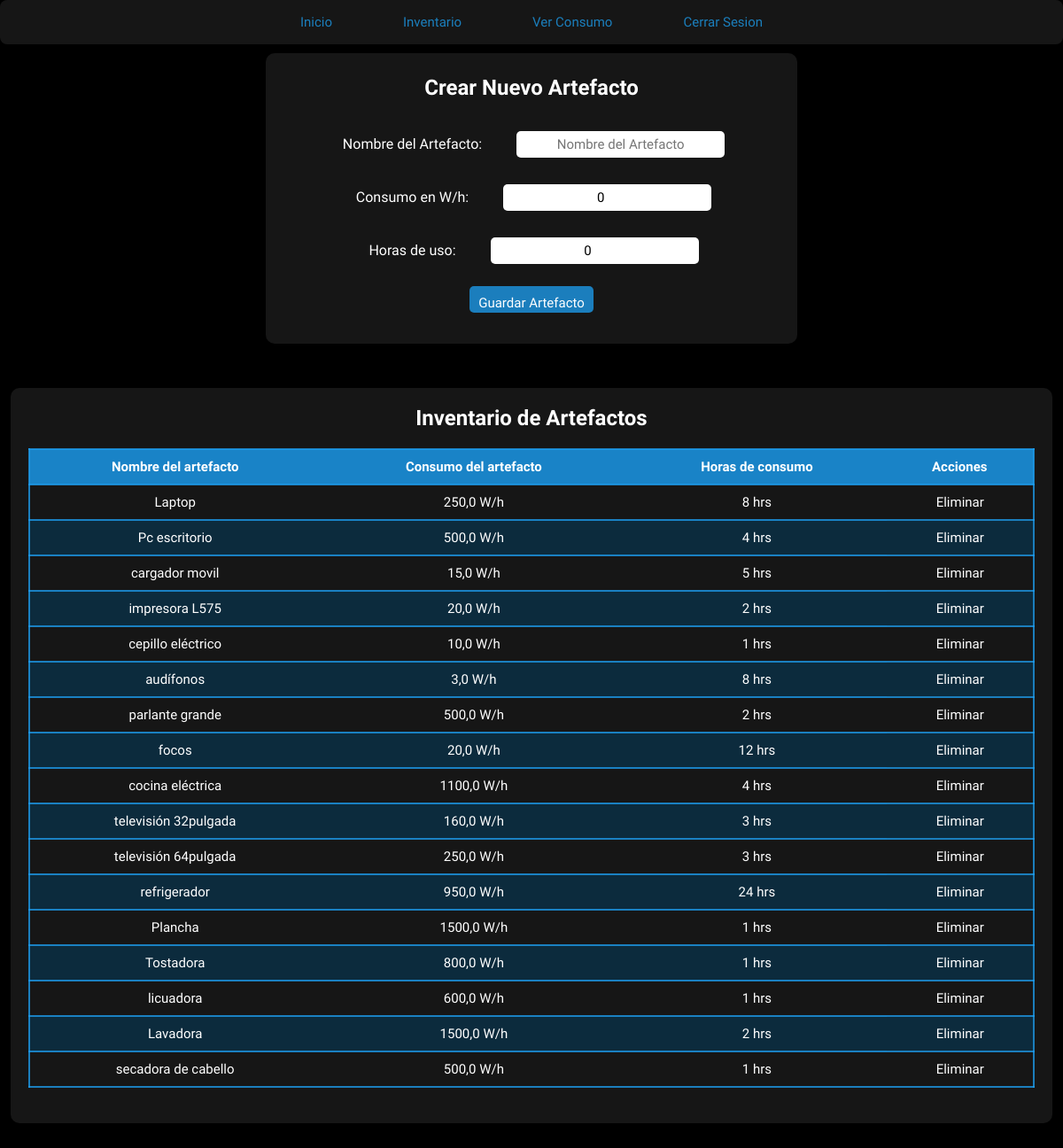
/paginaUsuario/inventario/artefactos/ (signed in), run on the app's committed database.
### energy/models.py (models this page shows, shortened)
class Artefacto(models.Model):
    user = models.ForeignKey(User, on_delete=models.CASCADE)
    nombre_artefacto = models.CharField(max_length=20)
    consumo_wh = models.FloatField(default=0)
    horas_de_uso = models.PositiveIntegerField(default=0)

### energy/views.py (the view, shortened to what this page needs)
# urls.py: path('paginaUsuario/inventario/artefactos/', artefacto, name="artefacto"),
def artefacto(request):
    if request.user.is_authenticated:
        artefacto = Artefacto.objects.filter(user=request.user)
        if request.method == 'GET':
            form = ArtefactoForm()
            return render(request, 'energy/home/artefactos.html', {
                'form': form,
                'artefacto': artefacto
            })
    return render(request, 'energy/home/artefactos.html', {
        'eliminar': eliminar_artefacto,
        })

### energy/forms.py
class ArtefactoForm(forms.ModelForm):
    class Meta:
        model = Artefacto
        fields = ('nombre_artefacto', 'consumo_wh', 'horas_de_uso')
        widgets = {
            'nombre_artefacto': forms.TextInput(
                attrs={
                    'placeholder': 'Nombre del Artefacto'
                }
            ),
            'consumo_wh': forms.NumberInput(
                attrs={
                    'placeholder': 'Consumo en W/h'
                }
            ),
            'horas_de_uso': forms.NumberInput(
                attrs={
                    'placeholder': 'Horas de uso'
                }
            )
        }
        labels = {
            'nombre_artefacto': 'Nombre del Artefacto',
            'consumo_wh': 'Consumo en W/h',
            'horas_de_uso': 'Horas de uso',
        }

### energy/templates/energy/home/artefactos.html (shortened to what this page needs)
{% load static %}
<!DOCTYPE html>
<html lang="en">
<head>
    <link rel="stylesheet" href="{% static 'energy/css/artefacto2.css' %}">
</head>
<body>
     <nav class="menu">
                <a href="{% url 'paginaUsuario' %}">Inicio</a>
                <a href="{% url 'inventario' %}">Inventario</a>
                <a href="{% url 'proyecciones' %}">Ver Consumo</a>
                <a href="{% url 'cerrarSesion' %}">Cerrar Sesion</a>
     </nav>
<section class="formCrearArtefactos">
    <h2>Crear Nuevo Artefacto</h2>
    <form method="post" action="{% url 'artefacto' %}">
      {{ form.as_p }}
      <button type="submit">Guardar Artefacto</button>
    </form>
</section>
<section class="tablaDeLosArtefactos">
<h2>Inventario de Artefactos</h2>
<table>
  <tr>
    <th>Nombre del artefacto</th>
    <th>Consumo del artefacto</th>
    <th>Horas de consumo</th>
    <th>Acciones</th>
  </tr>
  {% for artefactoList in artefacto %}
    <tr>
        <td>{{ artefactoList.nombre_artefacto }}</td>
        <td>{{ artefactoList.consumo_wh }} W/h</td>
        <td>{{ artefactoList.horas_de_uso }} hrs</td>
        <td class="acciones">
        <form method="post" action="{% url 'eliminarArtefacto' artefactoList.id %}">
          <button type="submit">Eliminar</button>
        </form>
        </td>
  {% endfor %}
</table>
</section>
</body>
</html>

### energy/static/energy/css/artefacto2.css (style rules this page uses)
* { font-family: 'livvic', sans-serif; margin: 0; padding: 0; box-sizing: border-box; }
body { min-height: 100vh; background-color: #000000;color: white; }
nav { position: relative; width: 100%; height: 50px; background: #222222ab; border-radius:8px; display: flex; justify-content: center; align-items: center; z-index: 2; }
nav a { position: relative; display: inline-block; font-size: 15px; font-weight: 500; color: #1da0f2c2; text-decoration: none; padding: 13px 35px; margin: 5px; z-index: 2; transition: color .5s; }
nav a::after { content: ''; background: linear-gradient(10deg, #222222ab, #1da0f2c2); width: 100%; height: 100%; border-radius: 8px; position: absolute; top: 100%; left: 50%; transform: translate(-50%, -50%); z-index: -1; opacity: 0; transition: top .5s, opacity .5s; }
a { text-decoration: none; margin-bottom: 50px; color: white; text-align: center; }
table { font-family: 'Livvic', Courier, monospace; width: 100%; font-size: 15px; text-align: left; color: white; border-collapse: collapse; margin: 20px; }
th { font-weight: bolder; text-align: left; background-color: #1da0f2c2; }
tr { border: 2px solid #1da0f2c2; text-align: center; padding: 8px; }
tbody tr:nth-child(odd) { background-color: #0a324ac2; }
th { text-align: center; align-content: center; padding: 10px; }
td { text-align: center; padding: 10px; }
.formCrearArtefactos { display: flex; flex-direction: column; justify-content: center; align-items: center; padding: 25px; border-radius: 10px; background-color: #222222ab; width: 50%; margin: auto; margin-top: 10px; margin-bottom: 50px; text-align: center; }
.formCrearArtefactos input { margin: 15px; padding: 10px; border-radius: 5px; border: none; height: 30px; font-size: 15px; text-align: center; align-content: center; align-items: center; }
.formCrearArtefactos label { margin: 20px; }
.formCrearArtefactos button { color: white; padding: 10px; border: none; cursor: pointer; border-radius: 5px; height: 30px; font-size: 15px; background-color: #1da0f2c2; margin: 10px; }
.tablaDeLosArtefactos { display: flex; flex-direction: column; justify-content: center; align-items: center; margin: 10%; padding: 20px; border-radius: 10px; background-color: #222222ab; width: 98%; margin: auto; margin-top: 50px; margin-bottom: 50px; }
.acciones { contain: content; align-content: center; text-align: center; padding: 0px; cursor: pointer; }
.acciones form button { width: 100%; height: 100%; cursor: pointer; text-align: center; align-content: center; align-items: center; background: rgba(11,51,255,0); padding: 5px; color: #ffffff; font-size: 15px; border-style: none; }

### data on the page
Artefacto: nombre_artefacto "Laptop", consumo_wh "250,0", horas_de_uso "8"
Artefacto: nombre_artefacto "Pc escritorio", consumo_wh "500,0", horas_de_uso "4"
Artefacto: nombre_artefacto "cargador movil", consumo_wh "15,0", horas_de_uso "5"
Artefacto: nombre_artefacto "impresora L575", consumo_wh "20,0", horas_de_uso "2"
Artefacto: nombre_artefacto "cepillo eléctrico", consumo_wh "10,0", horas_de_uso "1"
Artefacto: nombre_artefacto "audífonos", consumo_wh "3,0", horas_de_uso "8"
Artefacto: nombre_artefacto "parlante grande", consumo_wh "500,0", horas_de_uso "2"
Artefacto: nombre_artefacto "focos", consumo_wh "20,0", horas_de_uso "12"
Artefacto: nombre_artefacto "cocina eléctrica", consumo_wh "1100,0", horas_de_uso "4"
Artefacto: nombre_artefacto "televisión 32pulgada", consumo_wh "160,0", horas_de_uso "3"
Artefacto: nombre_artefacto "televisión 64pulgada", consumo_wh "250,0", horas_de_uso "3"
Artefacto: nombre_artefacto "refrigerador", consumo_wh "950,0", horas_de_uso "24"
Artefacto: nombre_artefacto "Plancha", consumo_wh "1500,0", horas_de_uso "1"
Artefacto: nombre_artefacto "Tostadora", consumo_wh "800,0", horas_de_uso "1"
Artefacto: nombre_artefacto "licuadora", consumo_wh "600,0", horas_de_uso "1"
Artefacto: nombre_artefacto "Lavadora", consumo_wh "1500,0", horas_de_uso "2"
Artefacto: nombre_artefacto "secadora de cabello", consumo_wh "500,0", horas_de_uso "1"
